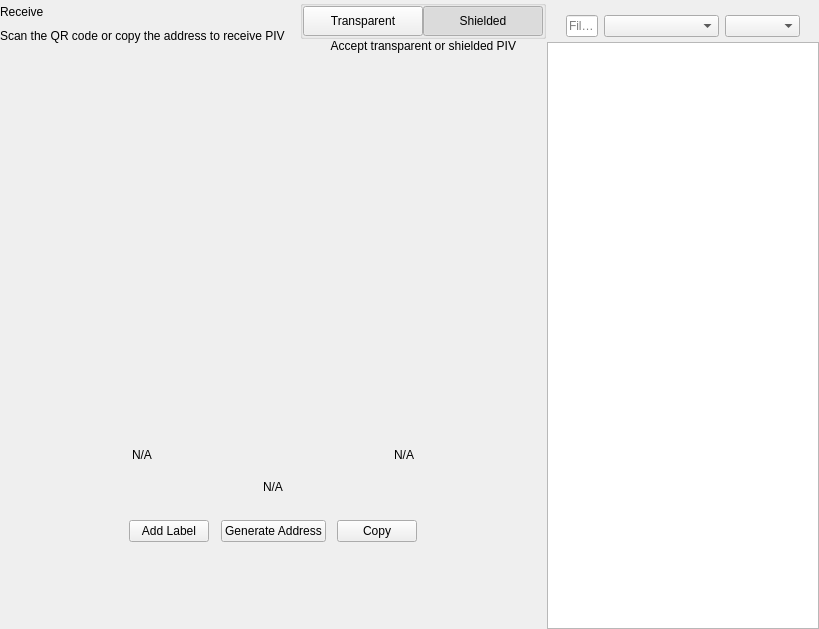
<?xml version="1.0" encoding="UTF-8"?>
<ui version="4.0">
 <class>ReceiveWidget</class>
 <widget class="QWidget" name="ReceiveWidget">
  <property name="geometry">
   <rect>
    <x>0</x>
    <y>0</y>
    <width>819</width>
    <height>629</height>
   </rect>
  </property>
  <property name="minimumSize">
   <size>
    <width>0</width>
    <height>0</height>
   </size>
  </property>
  <property name="windowTitle">
   <string notr="true">N/A</string>
  </property>
  <layout class="QHBoxLayout" name="horizontalLayout_2" stretch="2,1">
   <property name="spacing">
    <number>0</number>
   </property>
   <property name="leftMargin">
    <number>0</number>
   </property>
   <property name="topMargin">
    <number>0</number>
   </property>
   <property name="rightMargin">
    <number>0</number>
   </property>
   <property name="bottomMargin">
    <number>0</number>
   </property>
   <item>
    <widget class="QWidget" name="left" native="true">
     <layout class="QVBoxLayout" name="verticalLayout_3">
      <property name="leftMargin">
       <number>0</number>
      </property>
      <property name="topMargin">
       <number>0</number>
      </property>
      <property name="rightMargin">
       <number>0</number>
      </property>
      <property name="bottomMargin">
       <number>0</number>
      </property>
      <item>
       <layout class="QVBoxLayout" name="verticalLayout_2">
        <property name="spacing">
         <number>0</number>
        </property>
        <property name="leftMargin">
         <number>0</number>
        </property>
        <item>
         <layout class="QHBoxLayout" name="horizontalLayout_3">
          <property name="spacing">
           <number>0</number>
          </property>
          <item>
           <layout class="QVBoxLayout" name="verticalLayout_4">
            <property name="spacing">
             <number>5</number>
            </property>
            <item>
             <widget class="QLabel" name="labelTitle">
              <property name="text">
               <string>Receive</string>
              </property>
             </widget>
            </item>
            <item alignment="Qt::AlignTop">
             <widget class="QLabel" name="labelSubtitle1">
              <property name="text">
               <string>Scan the QR code or copy the address to receive PIV</string>
              </property>
             </widget>
            </item>
           </layout>
          </item>
          <item>
           <spacer name="horizontalSpacer">
            <property name="orientation">
             <enum>Qt::Horizontal</enum>
            </property>
            <property name="sizeHint" stdset="0">
             <size>
              <width>40</width>
              <height>20</height>
             </size>
            </property>
           </spacer>
          </item>
          <item>
           <widget class="QWidget" name="containerViewPrivacyChecks" native="true">
            <layout class="QVBoxLayout" name="containerPrivacyChecks">
             <property name="spacing">
              <number>0</number>
             </property>
             <property name="leftMargin">
              <number>0</number>
             </property>
             <property name="topMargin">
              <number>0</number>
             </property>
             <property name="rightMargin">
              <number>0</number>
             </property>
             <property name="bottomMargin">
              <number>0</number>
             </property>
             <item alignment="Qt::AlignHCenter|Qt::AlignVCenter">
              <widget class="QGroupBox" name="groupBox">
               <property name="title">
                <string/>
               </property>
               <layout class="QHBoxLayout" name="horizontalLayout_2_1">
                <property name="spacing">
                 <number>0</number>
                </property>
                <property name="leftMargin">
                 <number>0</number>
                </property>
                <property name="topMargin">
                 <number>0</number>
                </property>
                <property name="rightMargin">
                 <number>0</number>
                </property>
                <property name="bottomMargin">
                 <number>0</number>
                </property>
                <item>
                 <widget class="QPushButton" name="pushLeft">
                  <property name="minimumSize">
                   <size>
                    <width>120</width>
                    <height>30</height>
                   </size>
                  </property>
                  <property name="maximumSize">
                   <size>
                    <width>120</width>
                    <height>30</height>
                   </size>
                  </property>
                  <property name="focusPolicy">
                   <enum>Qt::NoFocus</enum>
                  </property>
                  <property name="text">
                   <string>Transparent</string>
                  </property>
                  <property name="checkable">
                   <bool>true</bool>
                  </property>
                  <property name="autoExclusive">
                   <bool>true</bool>
                  </property>
                 </widget>
                </item>
                <item>
                 <widget class="QPushButton" name="pushRight">
                  <property name="minimumSize">
                   <size>
                    <width>120</width>
                    <height>30</height>
                   </size>
                  </property>
                  <property name="maximumSize">
                   <size>
                    <width>120</width>
                    <height>30</height>
                   </size>
                  </property>
                  <property name="focusPolicy">
                   <enum>Qt::NoFocus</enum>
                  </property>
                  <property name="text">
                   <string>Shielded</string>
                  </property>
                  <property name="checkable">
                   <bool>true</bool>
                  </property>
                  <property name="checked">
                   <bool>true</bool>
                  </property>
                  <property name="autoExclusive">
                   <bool>true</bool>
                  </property>
                 </widget>
                </item>
               </layout>
              </widget>
             </item>
             <item alignment="Qt::AlignHCenter|Qt::AlignTop">
              <widget class="QLabel" name="labelSubtitle2">
               <property name="text">
                <string>Accept transparent or shielded PIV</string>
               </property>
               <property name="alignment">
                <set>Qt::AlignRight|Qt::AlignTrailing|Qt::AlignVCenter</set>
               </property>
              </widget>
             </item>
            </layout>
           </widget>
          </item>
         </layout>
        </item>
        <item>
         <spacer name="verticalSpacer_2">
          <property name="orientation">
           <enum>Qt::Vertical</enum>
          </property>
          <property name="sizeType">
           <enum>QSizePolicy::Expanding</enum>
          </property>
          <property name="sizeHint" stdset="0">
           <size>
            <width>20</width>
            <height>50</height>
           </size>
          </property>
         </spacer>
        </item>
        <item alignment="Qt::AlignHCenter">
         <widget class="QWidget" name="layoutQR" native="true">
          <property name="maximumSize">
           <size>
            <width>510</width>
            <height>16777215</height>
           </size>
          </property>
          <layout class="QVBoxLayout" name="verticalLayoutQr">
           <item>
            <spacer name="verticalSpacer11">
             <property name="orientation">
              <enum>Qt::Vertical</enum>
             </property>
             <property name="sizeType">
              <enum>QSizePolicy::Fixed</enum>
             </property>
             <property name="sizeHint" stdset="0">
              <size>
               <width>20</width>
               <height>20</height>
              </size>
             </property>
            </spacer>
           </item>
           <item alignment="Qt::AlignHCenter">
            <widget class="QLabel" name="labelQrImg">
             <property name="minimumSize">
              <size>
               <width>260</width>
               <height>260</height>
              </size>
             </property>
             <property name="maximumSize">
              <size>
               <width>260</width>
               <height>260</height>
              </size>
             </property>
             <property name="text">
              <string/>
             </property>
             <property name="alignment">
              <set>Qt::AlignCenter</set>
             </property>
            </widget>
           </item>
           <item>
            <spacer name="verticalSpacer_21">
             <property name="orientation">
              <enum>Qt::Vertical</enum>
             </property>
             <property name="sizeType">
              <enum>QSizePolicy::Fixed</enum>
             </property>
             <property name="sizeHint" stdset="0">
              <size>
               <width>20</width>
               <height>30</height>
              </size>
             </property>
            </spacer>
           </item>
           <item>
            <widget class="QWidget" name="widget" native="true">
             <property name="minimumSize">
              <size>
               <width>0</width>
               <height>0</height>
              </size>
             </property>
             <layout class="QHBoxLayout" name="horizontalLayout_5">
              <item>
               <widget class="QLabel" name="labelLabel">
                <property name="text">
                 <string notr="true">N/A</string>
                </property>
               </widget>
              </item>
              <item>
               <spacer name="horizontalSpacer_2">
                <property name="orientation">
                 <enum>Qt::Horizontal</enum>
                </property>
                <property name="sizeHint" stdset="0">
                 <size>
                  <width>141</width>
                  <height>20</height>
                 </size>
                </property>
               </spacer>
              </item>
              <item>
               <widget class="QLabel" name="labelDate">
                <property name="text">
                 <string notr="true">N/A</string>
                </property>
                <property name="alignment">
                 <set>Qt::AlignRight|Qt::AlignTrailing|Qt::AlignVCenter</set>
                </property>
               </widget>
              </item>
             </layout>
            </widget>
           </item>
           <item>
            <widget class="QLabel" name="labelAddress">
             <property name="sizePolicy">
              <sizepolicy hsizetype="Expanding" vsizetype="Preferred">
               <horstretch>0</horstretch>
               <verstretch>0</verstretch>
              </sizepolicy>
             </property>
             <property name="minimumSize">
              <size>
               <width>300</width>
               <height>0</height>
              </size>
             </property>
             <property name="text">
              <string notr="true">N/A</string>
             </property>
             <property name="alignment">
              <set>Qt::AlignCenter</set>
             </property>
            </widget>
           </item>
           <item>
            <spacer name="verticalSpacer_4">
             <property name="orientation">
              <enum>Qt::Vertical</enum>
             </property>
             <property name="sizeType">
              <enum>QSizePolicy::Fixed</enum>
             </property>
             <property name="sizeHint" stdset="0">
              <size>
               <width>20</width>
               <height>20</height>
              </size>
             </property>
            </spacer>
           </item>
           <item>
            <layout class="QHBoxLayout" name="horizontalLayout_4">
             <item alignment="Qt::AlignHCenter">
              <widget class="QPushButton" name="pushButtonLabel">
               <property name="focusPolicy">
                <enum>Qt::NoFocus</enum>
               </property>
               <property name="text">
                <string>Add Label</string>
               </property>
              </widget>
             </item>
             <item alignment="Qt::AlignHCenter">
              <widget class="QPushButton" name="pushButtonNewAddress">
               <property name="focusPolicy">
                <enum>Qt::NoFocus</enum>
               </property>
               <property name="text">
                <string>Generate Address</string>
               </property>
              </widget>
             </item>
             <item alignment="Qt::AlignHCenter">
              <widget class="QPushButton" name="pushButtonCopy">
               <property name="focusPolicy">
                <enum>Qt::NoFocus</enum>
               </property>
               <property name="text">
                <string>Copy</string>
               </property>
              </widget>
             </item>
            </layout>
           </item>
           <item>
            <spacer name="verticalSpacer_3">
             <property name="orientation">
              <enum>Qt::Vertical</enum>
             </property>
             <property name="sizeType">
              <enum>QSizePolicy::Expanding</enum>
             </property>
             <property name="sizeHint" stdset="0">
              <size>
               <width>20</width>
               <height>20</height>
              </size>
             </property>
            </spacer>
           </item>
          </layout>
         </widget>
        </item>
        <item>
         <spacer name="verticalSpacer">
          <property name="orientation">
           <enum>Qt::Vertical</enum>
          </property>
          <property name="sizeHint" stdset="0">
           <size>
            <width>20</width>
            <height>40</height>
           </size>
          </property>
         </spacer>
        </item>
       </layout>
      </item>
     </layout>
    </widget>
   </item>
   <item>
    <widget class="QWidget" name="right" native="true">
     <layout class="QVBoxLayout" name="verticalLayout_5">
      <property name="spacing">
       <number>0</number>
      </property>
      <property name="leftMargin">
       <number>1</number>
      </property>
      <property name="topMargin">
       <number>0</number>
      </property>
      <property name="rightMargin">
       <number>0</number>
      </property>
      <property name="bottomMargin">
       <number>0</number>
      </property>
      <item>
       <layout class="QVBoxLayout" name="container_right">
        <property name="spacing">
         <number>0</number>
        </property>
        <property name="leftMargin">
         <number>0</number>
        </property>
        <property name="rightMargin">
         <number>0</number>
        </property>
        <item>
         <layout class="QVBoxLayout" name="verticalLayout">
          <property name="spacing">
           <number>6</number>
          </property>
          <property name="leftMargin">
           <number>19</number>
          </property>
          <property name="rightMargin">
           <number>19</number>
          </property>
          <item>
           <widget class="OptionButton" name="btnRequest" native="true"/>
          </item>
          <item>
           <widget class="OptionButton" name="btnMyAddresses" native="true">
            <property name="sizePolicy">
             <sizepolicy hsizetype="Preferred" vsizetype="Minimum">
              <horstretch>0</horstretch>
              <verstretch>0</verstretch>
             </sizepolicy>
            </property>
           </widget>
          </item>
         </layout>
        </item>
        <item>
         <widget class="QWidget" name="sortWidget" native="true">
          <layout class="QHBoxLayout" name="horizontalLayout_6">
           <property name="leftMargin">
            <number>19</number>
           </property>
           <property name="rightMargin">
            <number>19</number>
           </property>
           <property name="bottomMargin">
            <number>5</number>
           </property>
           <item>
            <widget class="QLineEdit" name="lineEditFilter">
             <property name="sizePolicy">
              <sizepolicy hsizetype="Expanding" vsizetype="Fixed">
               <horstretch>0</horstretch>
               <verstretch>0</verstretch>
              </sizepolicy>
             </property>
             <property name="minimumSize">
              <size>
               <width>0</width>
               <height>0</height>
              </size>
             </property>
             <property name="contextMenuPolicy">
              <enum>Qt::DefaultContextMenu</enum>
             </property>
             <property name="acceptDrops">
              <bool>false</bool>
             </property>
             <property name="maxLength">
              <number>40</number>
             </property>
             <property name="placeholderText">
              <string>Filter</string>
             </property>
            </widget>
           </item>
           <item>
            <spacer name="horizontalSpacer_3">
             <property name="orientation">
              <enum>Qt::Horizontal</enum>
             </property>
             <property name="sizeType">
              <enum>QSizePolicy::Preferred</enum>
             </property>
             <property name="sizeHint" stdset="0">
              <size>
               <width>20</width>
               <height>20</height>
              </size>
             </property>
            </spacer>
           </item>
           <item>
            <widget class="QComboBox" name="comboBoxSort">
             <property name="sizePolicy">
              <sizepolicy hsizetype="Preferred" vsizetype="Fixed">
               <horstretch>0</horstretch>
               <verstretch>0</verstretch>
              </sizepolicy>
             </property>
             <property name="minimumSize">
              <size>
               <width>115</width>
               <height>0</height>
              </size>
             </property>
            </widget>
           </item>
           <item>
            <widget class="QComboBox" name="comboBoxSortOrder">
             <property name="sizePolicy">
              <sizepolicy hsizetype="Preferred" vsizetype="Fixed">
               <horstretch>0</horstretch>
               <verstretch>0</verstretch>
              </sizepolicy>
             </property>
             <property name="minimumSize">
              <size>
               <width>75</width>
               <height>0</height>
              </size>
             </property>
            </widget>
           </item>
          </layout>
          <zorder>comboBoxSort</zorder>
          <zorder>comboBoxSortOrder</zorder>
          <zorder>lineEditFilter</zorder>
         </widget>
        </item>
        <item>
         <widget class="QListView" name="listViewAddress"/>
        </item>
       </layout>
      </item>
     </layout>
    </widget>
   </item>
  </layout>
 </widget>
 <customwidgets>
  <customwidget>
   <class>OptionButton</class>
   <extends>QWidget</extends>
   <header>qt/dogecash/optionbutton.h</header>
   <container>1</container>
  </customwidget>
 </customwidgets>
 <resources/>
 <connections/>
</ui>
